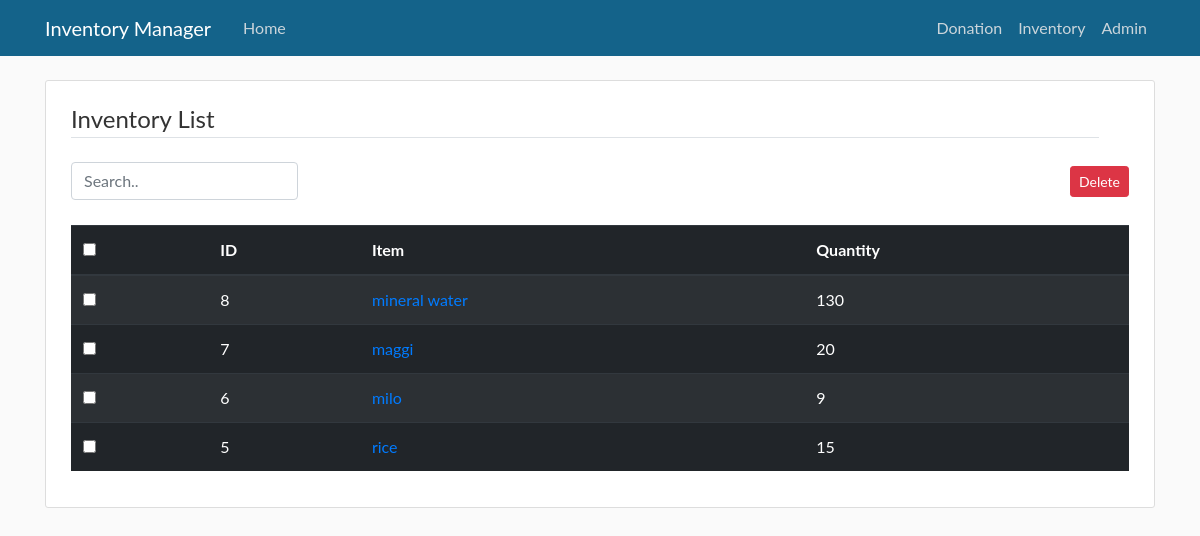
The app's page /inventory/, older data.
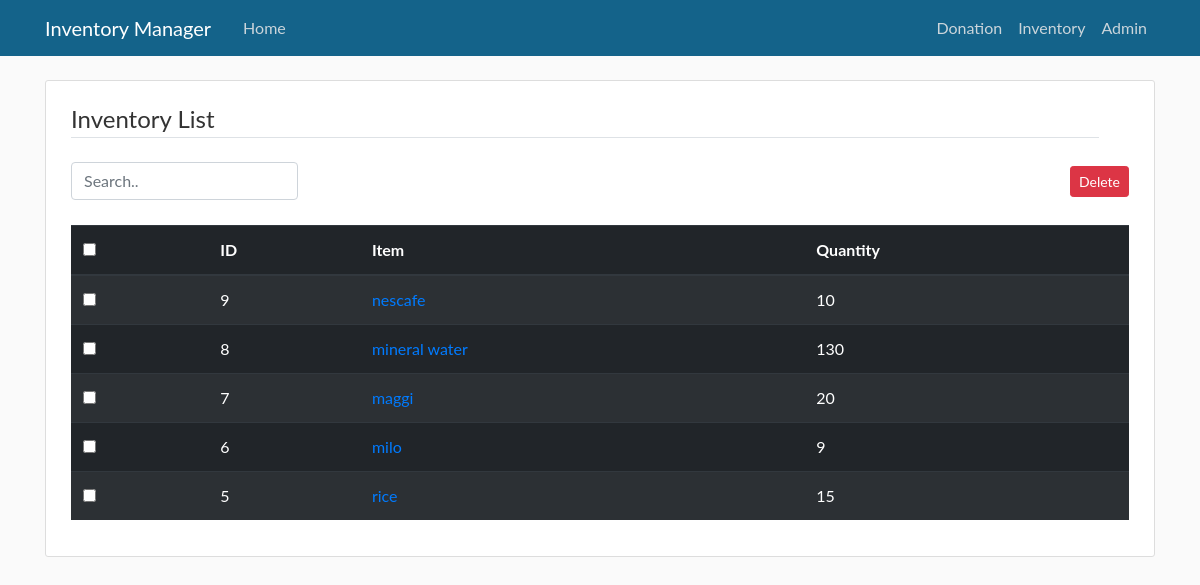
The same page, newer data.
### im/models.py (models this page shows, shortened)
class Inventory(models.Model):
    item = models.CharField(max_length=50, default='item')
    quantity = models.IntegerField(default=0)

### im/views.py (the view)
# urls.py: path('inventory/', InventoryListView.as_view(), name='inventory-home'),
class InventoryListView(ListView):
    model = Inventory
    template_name = 'im/inventory_list.html'
    context_object_name = 'inventories'
    ordering = ['-pk']
    paginate_by=5

### im/templates/im/inventory_list.html (shortened to what this page needs)
{% extends "im/base.html" %}
{% load static %}
{% block content %}
<div class="content-section mb-4">
  <legend class="border-bottom row mb-4">
      Inventory List
  </legend>
  <div class="row">
    <div class="mr-auto">
      <input type="text" class="form-control" id="searchFieldUser" placeholder="Search..">
    </div>
    <div>
      <button type="submit" id="delete_btn" class="btn btn-danger btn-sm mt-1 mb-1">Delete</button>
    </div>
  </div>
  <div class="app-table row">
    <table class="table table-dark table-striped mt-4">
      <thead class="thead-dark">
        <tr>
          <th scope="col"><input type="checkbox" onchange="checkAll(this)"> </th>
          <th scope="col">ID</th>
          <th scope="col">Item</th>
          <th scope="col">Quantity</th>
        </tr>
      </thead>
      <tbody>
        {% for inventory in inventories %}
            <tr id="{{inventory.pk}}">
              <td><input type="checkbox" name="checkbox" value="{{inventory.pk}}" id="checkbox"></td>
              <td>{{inventory.pk}}</td>
              <td><a href="#">{{inventory.item}}</a></td>
              <td>{{inventory.quantity}}</td>
            </tr>
        {% endfor %}
      </tbody>
    </table>
  </div>
</div>
{% endblock content %}

Row changes from the older to the newer data that the page shows:
added Inventory: pk "9", item "nescafe", quantity "10"
